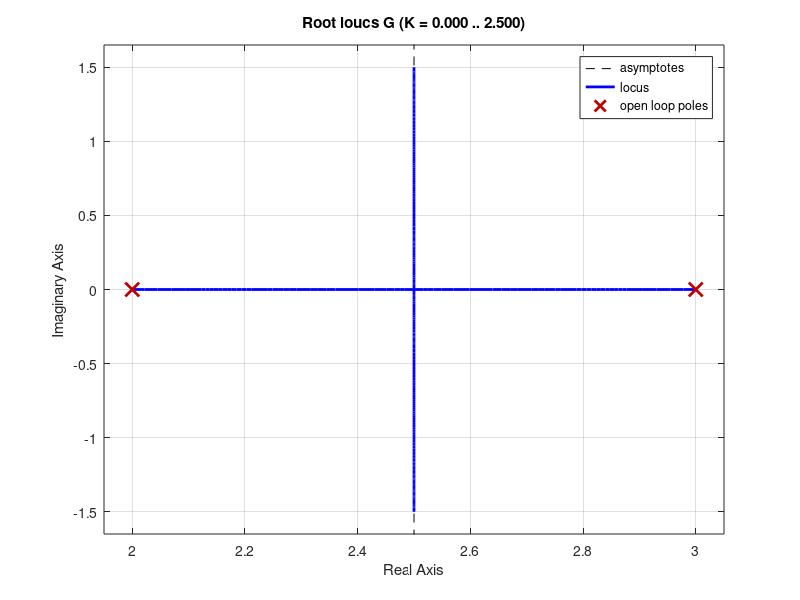
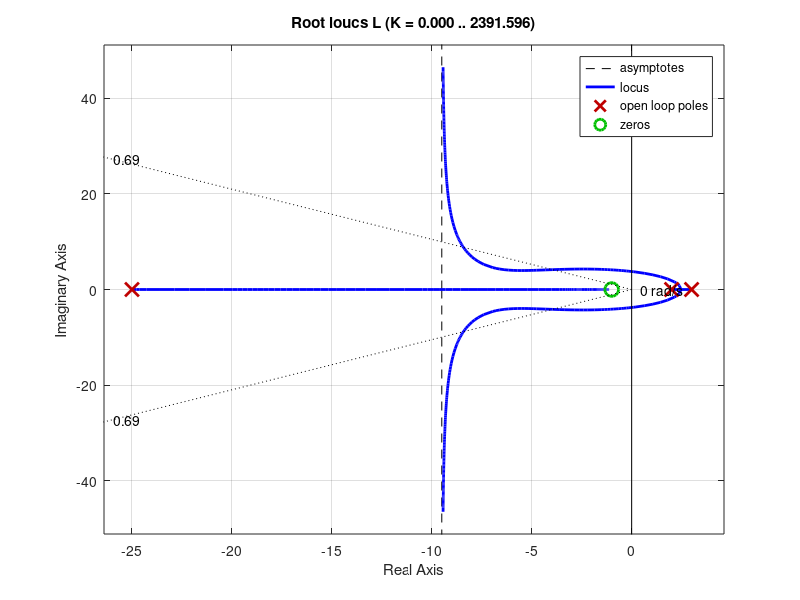

These charts were generated, in order, by the following MATLAB code: (Note: this script raises an error after producing the figures.)
% Control System Final Exam

% Final_4 (a)
zeta = 0.69;
PO = 100*exp(-zeta*pi/ (1-zeta^2)^0.5)

G = tf([1], conv([1 -3], [1 -2]));
figure(1)
rlocus(G)
sgrid(zeta, 10^3);

z = 1; p = 25;
Gc = tf([1 z], [1 p]);
L = G*Gc;
figure(2)
rlocus(L)
sgrid(zeta, 10^3);

K = 270; L = K*L;
T = feedback(L, 1);
stepinfo(T)
figure(3)
step(T)

% Final_4 (b)
Gp = tf([z], [1 z]);
T = series(T, Gp);
stepinfo(T)
figure(4)
step(T)




